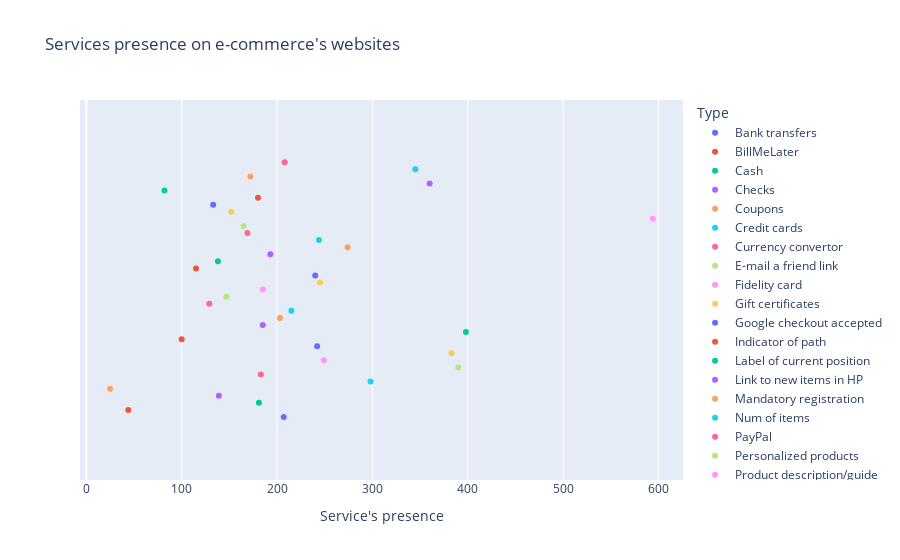

Notebook source saved alongside this figure:
### Code cell
# un analisi interessante può essere data dallo scatter plot interattivo
px.strip(conteggi_sellers, x = "Service's presence", hover_name='Type', color='Type', title = "Services presence on e-commerce's websites")

### Figure 1 — Plotly figure (JSON) as saved in the notebook; plotly's stock layout.template omitted (floating-point values rounded to 4 significant figures)
{"data": [{"alignmentgroup": "True", "boxpoints": "all", "fillcolor": "rgba(255,255,255,0)", "hoveron": "points", "hovertemplate": "<b>%{hovertext}</b><br><br>Type=Bank transfers<br>Service's presence=%{x}<extra></extra>", "hovertext": ["Bank transfers"], "legendgroup": "Bank transfers", "line": {"color": "rgba(255,255,255,0)"}, "marker": {"color": "#636efa"}, "name": "Bank transfers", "offsetgroup": "Bank transfers", "orientation": "h", "pointpos": 0, "showlegend": true, "type": "box", "x": [207], "x0": " ", "xaxis": "x", "y0": " ", "yaxis": "y"}, {"alignmentgroup": "True", "boxpoints": "all", "fillcolor": "rgba(255,255,255,0)", "hoveron": "points", "hovertemplate": "<b>%{hovertext}</b><br><br>Type=BillMeLater<br>Service's presence=%{x}<extra></extra>", "hovertext": ["BillMeLater"], "legendgroup": "BillMeLater", "line": {"color": "rgba(255,255,255,0)"}, "marker": {"color": "#EF553B"}, "name": "BillMeLater", "offsetgroup": "BillMeLater", "orientation": "h", "pointpos": 0, "showlegend": true, "type": "box", "x": [44], "x0": " ", "xaxis": "x", "y0": " ", "yaxis": "y"}, {"alignmentgroup": "True", "boxpoints": "all", "fillcolor": "rgba(255,255,255,0)", "hoveron": "points", "hovertemplate": "<b>%{hovertext}</b><br><br>Type=Cash<br>Service's presence=%{x}<extra></extra>", "hovertext": ["Cash"], "legendgroup": "Cash", "line": {"color": "rgba(255,255,255,0)"}, "marker": {"color": "#00cc96"}, "name": "Cash", "offsetgroup": "Cash", "orientation": "h", "pointpos": 0, "showlegend": true, "type": "box", "x": [181], "x0": " ", "xaxis": "x", "y0": " ", "yaxis": "y"}, {"alignmentgroup": "True", "boxpoints": "all", "fillcolor": "rgba(255,255,255,0)", "hoveron": "points", "hovertemplate": "<b>%{hovertext}</b><br><br>Type=Checks<br>Service's presence=%{x}<extra></extra>", "hovertext": ["Checks"], "legendgroup": "Checks", "line": {"color": "rgba(255,255,255,0)"}, "marker": {"color": "#ab63fa"}, "name": "Checks", "offsetgroup": "Checks", "orientation": "h", "pointpos": 0, "showlegend": true, "type": "box", "x": [139], "x0": " ", "xaxis": "x", "y0": " ", "yaxis": "y"}, {"alignmentgroup": "True", "boxpoints": "all", "fillcolor": "rgba(255,255,255,0)", "hoveron": "points", "hovertemplate": "<b>%{hovertext}</b><br><br>Type=Coupons<br>Service's presence=%{x}<extra></extra>", "hovertext": ["Coupons"], "legendgroup": "Coupons", "line": {"color": "rgba(255,255,255,0)"}, "marker": {"color": "#FFA15A"}, "name": "Coupons", "offsetgroup": "Coupons", "orientation": "h", "pointpos": 0, "showlegend": true, "type": "box", "x": [25], "x0": " ", "xaxis": "x", "y0": " ", "yaxis": "y"}, {"alignmentgroup": "True", "boxpoints": "all", "fillcolor": "rgba(255,255,255,0)", "hoveron": "points", "hovertemplate": "<b>%{hovertext}</b><br><br>Type=Credit cards<br>Service's presence=%{x}<extra></extra>", "hovertext": ["Credit cards"], "legendgroup": "Credit cards", "line": {"color": "rgba(255,255,255,0)"}, "marker": {"color": "#19d3f3"}, "name": "Credit cards", "offsetgroup": "Credit cards", "orientation": "h", "pointpos": 0, "showlegend": true, "type": "box", "x": [298], "x0": " ", "xaxis": "x", "y0": " ", "yaxis": "y"}, {"alignmentgroup": "True", "boxpoints": "all", "fillcolor": "rgba(255,255,255,0)", "hoveron": "points", "hovertemplate": "<b>%{hovertext}</b><br><br>Type=Currency convertor<br>Service's presence=%{x}<extra></extra>", "hovertext": ["Currency convertor"], "legendgroup": "Currency convertor", "line": {"color": "rgba(255,255,255,0)"}, "marker": {"color": "#FF6692"}, "name": "Currency convertor", "offsetgroup": "Currency convertor", "orientation": "h", "pointpos": 0, "showlegend": true, "type": "box", "x": [183], "x0": " ", "xaxis": "x", "y0": " ", "yaxis": "y"}, {"alignmentgroup": "True", "boxpoints": "all", "fillcolor": "rgba(255,255,255,0)", "hoveron": "points", "hovertemplate": "<b>%{hovertext}</b><br><br>Type=E-mail a friend link<br>Service's presence=%{x}<extra></extra>", "hovertext": ["E-mail a friend link"], "legendgroup": "E-mail a friend link", "line": {"color": "rgba(255,255,255,0)"}, "marker": {"color": "#B6E880"}, "name": "E-mail a friend link", "offsetgroup": "E-mail a friend link", "orientation": "h", "pointpos": 0, "showlegend": true, "type": "box", "x": [390], "x0": " ", "xaxis": "x", "y0": " ", "yaxis": "y"}, {"alignmentgroup": "True", "boxpoints": "all", "fillcolor": "rgba(255,255,255,0)", "hoveron": "points", "hovertemplate": "<b>%{hovertext}</b><br><br>Type=Fidelity card<br>Service's presence=%{x}<extra></extra>", "hovertext": ["Fidelity card"], "legendgroup": "Fidelity card", "line": {"color": "rgba(255,255,255,0)"}, "marker": {"color": "#FF97FF"}, "name": "Fidelity card", "offsetgroup": "Fidelity card", "orientation": "h", "pointpos": 0, "showlegend": true, "type": "box", "x": [249], "x0": " ", "xaxis": "x", "y0": " ", "yaxis": "y"}, {"alignmentgroup": "True", "boxpoints": "all", "fillcolor": "rgba(255,255,255,0)", "hoveron": "points", "hovertemplate": "<b>%{hovertext}</b><br><br>Type=Gift certificates<br>Service's presence=%{x}<extra></extra>", "hovertext": ["Gift certificates"], "legendgroup": "Gift certificates", "line": {"color": "rgba(255,255,255,0)"}, "marker": {"color": "#FECB52"}, "name": "Gift certificates", "offsetgroup": "Gift certificates", "orientation": "h", "pointpos": 0, "showlegend": true, "type": "box", "x": [383], "x0": " ", "xaxis": "x", "y0": " ", "yaxis": "y"}, {"alignmentgroup": "True", "boxpoints": "all", "fillcolor": "rgba(255,255,255,0)", "hoveron": "points", "hovertemplate": "<b>%{hovertext}</b><br><br>Type=Google checkout accepted<br>Service's presence=%{x}<extra></extra>", "hovertext": ["Google checkout accepted"], "legendgroup": "Google checkout accepted", "line": {"color": "rgba(255,255,255,0)"}, "marker": {"color": "#636efa"}, "name": "Google checkout accepted", "offsetgroup": "Google checkout accepted", "orientation": "h", "pointpos": 0, "showlegend": true, "type": "box", "x": [242], "x0": " ", "xaxis": "x", "y0": " ", "yaxis": "y"}, {"alignmentgroup": "True", "boxpoints": "all", "fillcolor": "rgba(255,255,255,0)", "hoveron": "points", "hovertemplate": "<b>%{hovertext}</b><br><br>Type=Indicator of path<br>Service's presence=%{x}<extra></extra>", "hovertext": ["Indicator of path"], "legendgroup": "Indicator of path", "line": {"color": "rgba(255,255,255,0)"}, "marker": {"color": "#EF553B"}, "name": "Indicator of path", "offsetgroup": "Indicator of path", "orientation": "h", "pointpos": 0, "showlegend": true, "type": "box", "x": [100], "x0": " ", "xaxis": "x", "y0": " ", "yaxis": "y"}, {"alignmentgroup": "True", "boxpoints": "all", "fillcolor": "rgba(255,255,255,0)", "hoveron": "points", "hovertemplate": "<b>%{hovertext}</b><br><br>Type=Label of current position<br>Service's presence=%{x}<extra></extra>", "hovertext": ["Label of current position"], "legendgroup": "Label of current position", "line": {"color": "rgba(255,255,255,0)"}, "marker": {"color": "#00cc96"}, "name": "Label of current position", "offsetgroup": "Label of current position", "orientation": "h", "pointpos": 0, "showlegend": true, "type": "box", "x": [398], "x0": " ", "xaxis": "x", "y0": " ", "yaxis": "y"}, {"alignmentgroup": "True", "boxpoints": "all", "fillcolor": "rgba(255,255,255,0)", "hoveron": "points", "hovertemplate": "<b>%{hovertext}</b><br><br>Type=Link to new items in HP<br>Service's presence=%{x}<extra></extra>", "hovertext": ["Link to new items in HP"], "legendgroup": "Link to new items in HP", "line": {"color": "rgba(255,255,255,0)"}, "marker": {"color": "#ab63fa"}, "name": "Link to new items in HP", "offsetgroup": "Link to new items in HP", "orientation": "h", "pointpos": 0, "showlegend": true, "type": "box", "x": [185], "x0": " ", "xaxis": "x", "y0": " ", "yaxis": "y"}, {"alignmentgroup": "True", "boxpoints": "all", "fillcolor": "rgba(255,255,255,0)", "hoveron": "points", "hovertemplate": "<b>%{hovertext}</b><br><br>Type=Mandatory registration<br>Service's presence=%{x}<extra></extra>", "hovertext": ["Mandatory registration"], "legendgroup": "Mandatory registration", "line": {"color": "rgba(255,255,255,0)"}, "marker": {"color": "#FFA15A"}, "name": "Mandatory registration", "offsetgroup": "Mandatory registration", "orientation": "h", "pointpos": 0, "showlegend": true, "type": "box", "x": [203], "x0": " ", "xaxis": "x", "y0": " ", "yaxis": "y"}, {"alignmentgroup": "True", "boxpoints": "all", "fillcolor": "rgba(255,255,255,0)", "hoveron": "points", "hovertemplate": "<b>%{hovertext}</b><br><br>Type=Num of items<br>Service's presence=%{x}<extra></extra>", "hovertext": ["Num of items"], "legendgroup": "Num of items", "line": {"color": "rgba(255,255,255,0)"}, "marker": {"color": "#19d3f3"}, "name": "Num of items", "offsetgroup": "Num of items", "orientation": "h", "pointpos": 0, "showlegend": true, "type": "box", "x": [215], "x0": " ", "xaxis": "x", "y0": " ", "yaxis": "y"}, {"alignmentgroup": "True", "boxpoints": "all", "fillcolor": "rgba(255,255,255,0)", "hoveron": "points", "hovertemplate": "<b>%{hovertext}</b><br><br>Type=PayPal<br>Service's presence=%{x}<extra></extra>", "hovertext": ["PayPal"], "legendgroup": "PayPal", "line": {"color": "rgba(255,255,255,0)"}, "marker": {"color": "#FF6692"}, "name": "PayPal", "offsetgroup": "PayPal", "orientation": "h", "pointpos": 0, "showlegend": true, "type": "box", "x": [129], "x0": " ", "xaxis": "x", "y0": " ", "yaxis": "y"}, {"alignmentgroup": "True", "boxpoints": "all", "fillcolor": "rgba(255,255,255,0)", "hoveron": "points", "hovertemplate": "<b>%{hovertext}</b><br><br>Type=Personalized products<br>Service's presence=%{x}<extra></extra>", "hovertext": ["Personalized products"], "legendgroup": "Personalized products", "line": {"color": "rgba(255,255,255,0)"}, "marker": {"color": "#B6E880"}, "name": "Personalized products", "offsetgroup": "Personalized products", "orientation": "h", "pointpos": 0, "showlegend": true, "type": "box", "x": [147], "x0": " ", "xaxis": "x", "y0": " ", "yaxis": "y"}, {"alignmentgroup": "True", "boxpoints": "all", "fillcolor": "rgba(255,255,255,0)", "hoveron": "points", "hovertemplate": "<b>%{hovertext}</b><br><br>Type=Product description/guide<br>Service's presence=%{x}<extra></extra>", "hovertext": ["Product description/guide"], "legendgroup": "Product description/guide", "line": {"color": "rgba(255,255,255,0)"}, "marker": {"color": "#FF97FF"}, "name": "Product description/guide", "offsetgroup": "Product description/guide", "orientation": "h", "pointpos": 0, "showlegend": true, "type": "box", "x": [185], "x0": " ", "xaxis": "x", "y0": " ", "yaxis": "y"}, {"alignmentgroup": "True", "boxpoints": "all", "fillcolor": "rgba(255,255,255,0)", "hoveron": "points", "hovertemplate": "<b>%{hovertext}</b><br><br>Type=Product pictures<br>Service's presence=%{x}<extra></extra>", "hovertext": ["Product pictures"], "legendgroup": "Product pictures", "line": {"color": "rgba(255,255,255,0)"}, "marker": {"color": "#FECB52"}, "name": "Product pictures", "offsetgroup": "Product pictures", "orientation": "h", "pointpos": 0, "showlegend": true, "type": "box", "x": [245], "x0": " ", "xaxis": "x", "y0": " ", "yaxis": "y"}, {"alignmentgroup": "True", "boxpoints": "all", "fillcolor": "rgba(255,255,255,0)", "hoveron": "points", "hovertemplate": "<b>%{hovertext}</b><br><br>Type=Products compare<br>Service's presence=%{x}<extra></extra>", "hovertext": ["Products compare"], "legendgroup": "Products compare", "line": {"color": "rgba(255,255,255,0)"}, "marker": {"color": "#636efa"}, "name": "Products compare", "offsetgroup": "Products compare", "orientation": "h", "pointpos": 0, "showlegend": true, "type": "box", "x": [240], "x0": " ", "xaxis": "x", "y0": " ", "yaxis": "y"}, {"alignmentgroup": "True", "boxpoints": "all", "fillcolor": "rgba(255,255,255,0)", "hoveron": "points", "hovertemplate": "<b>%{hovertext}</b><br><br>Type=Products on sales<br>Service's presence=%{x}<extra></extra>", "hovertext": ["Products on sales"], "legendgroup": "Products on sales", "line": {"color": "rgba(255,255,255,0)"}, "marker": {"color": "#EF553B"}, "name": "Products on sales", "offsetgroup": "Products on sales", "orientation": "h", "pointpos": 0, "showlegend": true, "type": "box", "x": [115], "x0": " ", "xaxis": "x", "y0": " ", "yaxis": "y"}, {"alignmentgroup": "True", "boxpoints": "all", "fillcolor": "rgba(255,255,255,0)", "hoveron": "points", "hovertemplate": "<b>%{hovertext}</b><br><br>Type=Products recommendation<br>Service's presence=%{x}<extra></extra>", "hovertext": ["Products recommendation"], "legendgroup": "Products recommendation", "line": {"color": "rgba(255,255,255,0)"}, "marker": {"color": "#00cc96"}, "name": "Products recommendation", "offsetgroup": "Products recommendation", "orientation": "h", "pointpos": 0, "showlegend": true, "type": "box", "x": [138], "x0": " ", "xaxis": "x", "y0": " ", "yaxis": "y"}, {"alignmentgroup": "True", "boxpoints": "all", "fillcolor": "rgba(255,255,255,0)", "hoveron": "points", "hovertemplate": "<b>%{hovertext}</b><br><br>Type=Professional reviews<br>Service's presence=%{x}<extra></extra>", "hovertext": ["Professional reviews"], "legendgroup": "Professional reviews", "line": {"color": "rgba(255,255,255,0)"}, "marker": {"color": "#ab63fa"}, "name": "Professional reviews", "offsetgroup": "Professional reviews", "orientation": "h", "pointpos": 0, "showlegend": true, "type": "box", "x": [193], "x0": " ", "xaxis": "x", "y0": " ", "yaxis": "y"}, {"alignmentgroup": "True", "boxpoints": "all", "fillcolor": "rgba(255,255,255,0)", "hoveron": "points", "hovertemplate": "<b>%{hovertext}</b><br><br>Type=Recently viewed products<br>Service's presence=%{x}<extra></extra>", "hovertext": ["Recently viewed products"], "legendgroup": "Recently viewed products", "line": {"color": "rgba(255,255,255,0)"}, "marker": {"color": "#FFA15A"}, "name": "Recently viewed products", "offsetgroup": "Recently viewed products", "orientation": "h", "pointpos": 0, "showlegend": true, "type": "box", "x": [274], "x0": " ", "xaxis": "x", "y0": " ", "yaxis": "y"}, {"alignmentgroup": "True", "boxpoints": "all", "fillcolor": "rgba(255,255,255,0)", "hoveron": "points", "hovertemplate": "<b>%{hovertext}</b><br><br>Type=Search engine<br>Service's presence=%{x}<extra></extra>", "hovertext": ["Search engine"], "legendgroup": "Search engine", "line": {"color": "rgba(255,255,255,0)"}, "marker": {"color": "#19d3f3"}, "name": "Search engine", "offsetgroup": "Search engine", "orientation": "h", "pointpos": 0, "showlegend": true, "type": "box", "x": [244], "x0": " ", "xaxis": "x", "y0": " ", "yaxis": "y"}, {"alignmentgroup": "True", "boxpoints": "all", "fillcolor": "rgba(255,255,255,0)", "hoveron": "points", "hovertemplate": "<b>%{hovertext}</b><br><br>Type=Shop by alphabetically<br>Service's presence=%{x}<extra></extra>", "hovertext": ["Shop by alphabetically"], "legendgroup": "Shop by alphabetically", "line": {"color": "rgba(255,255,255,0)"}, "marker": {"color": "#FF6692"}, "name": "Shop by alphabetically", "offsetgroup": "Shop by alphabetically", "orientation": "h", "pointpos": 0, "showlegend": true, "type": "box", "x": [169], "x0": " ", "xaxis": "x", "y0": " ", "yaxis": "y"}, {"alignmentgroup": "True", "boxpoints": "all", "fillcolor": "rgba(255,255,255,0)", "hoveron": "points", "hovertemplate": "<b>%{hovertext}</b><br><br>Type=Shop by brand<br>Service's presence=%{x}<extra></extra>", "hovertext": ["Shop by brand"], "legendgroup": "Shop by brand", "line": {"color": "rgba(255,255,255,0)"}, "marker": {"color": "#B6E880"}, "name": "Shop by brand", "offsetgroup": "Shop by brand", "orientation": "h", "pointpos": 0, "showlegend": true, "type": "box", "x": [165], "x0": " ", "xaxis": "x", "y0": " ", "yaxis": "y"}, {"alignmentgroup": "True", "boxpoints": "all", "fillcolor": "rgba(255,255,255,0)", "hoveron": "points", "hovertemplate": "<b>%{hovertext}</b><br><br>Type=Shop by categories<br>Service's presence=%{x}<extra></extra>", "hovertext": ["Shop by categories"], "legendgroup": "Shop by categories", "line": {"color": "rgba(255,255,255,0)"}, "marker": {"color": "#FF97FF"}, "name": "Shop by categories", "offsetgroup": "Shop by categories", "orientation": "h", "pointpos": 0, "showlegend": true, "type": "box", "x": [594], "x0": " ", "xaxis": "x", "y0": " ", "yaxis": "y"}, {"alignmentgroup": "True", "boxpoints": "all", "fillcolor": "rgba(255,255,255,0)", "hoveron": "points", "hovertemplate": "<b>%{hovertext}</b><br><br>Type=Shop by occasions<br>Service's presence=%{x}<extra></extra>", "hovertext": ["Shop by occasions"], "legendgroup": "Shop by occasions", "line": {"color": "rgba(255,255,255,0)"}, "marker": {"color": "#FECB52"}, "name": "Shop by occasions", "offsetgroup": "Shop by occasions", "orientation": "h", "pointpos": 0, "showlegend": true, "type": "box", "x": [152], "x0": " ", "xaxis": "x", "y0": " ", "yaxis": "y"}, {"alignmentgroup": "True", "boxpoints": "all", "fillcolor": "rgba(255,255,255,0)", "hoveron": "points", "hovertemplate": "<b>%{hovertext}</b><br><br>Type=Shop by price<br>Service's presence=%{x}<extra></extra>", "hovertext": ["Shop by price"], "legendgroup": "Shop by price", "line": {"color": "rgba(255,255,255,0)"}, "marker": {"color": "#636efa"}, "name": "Shop by price", "offsetgroup": "Shop by price", "orientation": "h", "pointpos": 0, "showlegend": true, "type": "box", "x": [133], "x0": " ", "xaxis": "x", "y0": " ", "yaxis": "y"}, {"alignmentgroup": "True", "boxpoints": "all", "fillcolor": "rgba(255,255,255,0)", "hoveron": "points", "hovertemplate": "<b>%{hovertext}</b><br><br>Type=Shop by recipient<br>Service's presence=%{x}<extra></extra>", "hovertext": ["Shop by recipient"], "legendgroup": "Shop by recipient", "line": {"color": "rgba(255,255,255,0)"}, "marker": {"color": "#EF553B"}, "name": "Shop by recipient", "offsetgroup": "Shop by recipient", "orientation": "h", "pointpos": 0, "showlegend": true, "type": "box", "x": [180], "x0": " ", "xaxis": "x", "y0": " ", "yaxis": "y"}, {"alignmentgroup": "True", "boxpoints": "all", "fillcolor": "rgba(255,255,255,0)", "hoveron": "points", "hovertemplate": "<b>%{hovertext}</b><br><br>Type=Shopping guide**<br>Service's presence=%{x}<extra></extra>", "hovertext": ["Shopping guide**"], "legendgroup": "Shopping guide**", "line": {"color": "rgba(255,255,255,0)"}, "marker": {"color": "#00cc96"}, "name": "Shopping guide**", "offsetgroup": "Shopping guide**", "orientation": "h", "pointpos": 0, "showlegend": true, "type": "box", "x": [82], "x0": " ", "xaxis": "x", "y0": " ", "yaxis": "y"}, {"alignmentgroup": "True", "boxpoints": "all", "fillcolor": "rgba(255,255,255,0)", "hoveron": "points", "hovertemplate": "<b>%{hovertext}</b><br><br>Type=Special offers<br>Service's presence=%{x}<extra></extra>", "hovertext": ["Special offers"], "legendgroup": "Special offers", "line": {"color": "rgba(255,255,255,0)"}, "marker": {"color": "#ab63fa"}, "name": "Special offers", "offsetgroup": "Special offers", "orientation": "h", "pointpos": 0, "showlegend": true, "type": "box", "x": [360], "x0": " ", "xaxis": "x", "y0": " ", "yaxis": "y"}, {"alignmentgroup": "True", "boxpoints": "all", "fillcolor": "rgba(255,255,255,0)", "hoveron": "points", "hovertemplate": "<b>%{hovertext}</b><br><br>Type=Top sellers<br>Service's presence=%{x}<extra></extra>", "hovertext": ["Top sellers"], "legendgroup": "Top sellers", "line": {"color": "rgba(255,255,255,0)"}, "marker": {"color": "#FFA15A"}, "name": "Top sellers", "offsetgroup": "Top sellers", "orientation": "h", "pointpos": 0, "showlegend": true, "type": "box", "x": [172], "x0": " ", "xaxis": "x", "y0": " ", "yaxis": "y"}, {"alignmentgroup": "True", "boxpoints": "all", "fillcolor": "rgba(255,255,255,0)", "hoveron": "points", "hovertemplate": "<b>%{hovertext}</b><br><br>Type=Total sum<br>Service's presence=%{x}<extra></extra>", "hovertext": ["Total sum"], "legendgroup": "Total sum", "line": {"color": "rgba(255,255,255,0)"}, "marker": {"color": "#19d3f3"}, "name": "Total sum", "offsetgroup": "Total sum", "orientation": "h", "pointpos": 0, "showlegend": true, "type": "box", "x": [345], "x0": " ", "xaxis": "x", "y0": " ", "yaxis": "y"}, {"alignmentgroup": "True", "boxpoints": "all", "fillcolor": "rgba(255,255,255,0)", "hoveron": "points", "hovertemplate": "<b>%{hovertext}</b><br><br>Type=Users' reviews<br>Service's presence=%{x}<extra></extra>", "hovertext": ["Users' reviews"], "legendgroup": "Users' reviews", "line": {"color": "rgba(255,255,255,0)"}, "marker": {"color": "#FF6692"}, "name": "Users' reviews", "offsetgroup": "Users' reviews", "orientation": "h", "pointpos": 0, "showlegend": true, "type": "box", "x": [208], "x0": " ", "xaxis": "x", "y0": " ", "yaxis": "y"}], "layout": {"boxmode": "group", "legend": {"title": {"text": "Type"}, "tracegroupgap": 0}, "title": {"text": "Services presence on e-commerce's websites"}, "xaxis": {"anchor": "y", "domain": [0, 1], "title": {"text": "Service's presence"}}, "yaxis": {"anchor": "x", "domain": [0, 1]}}}
